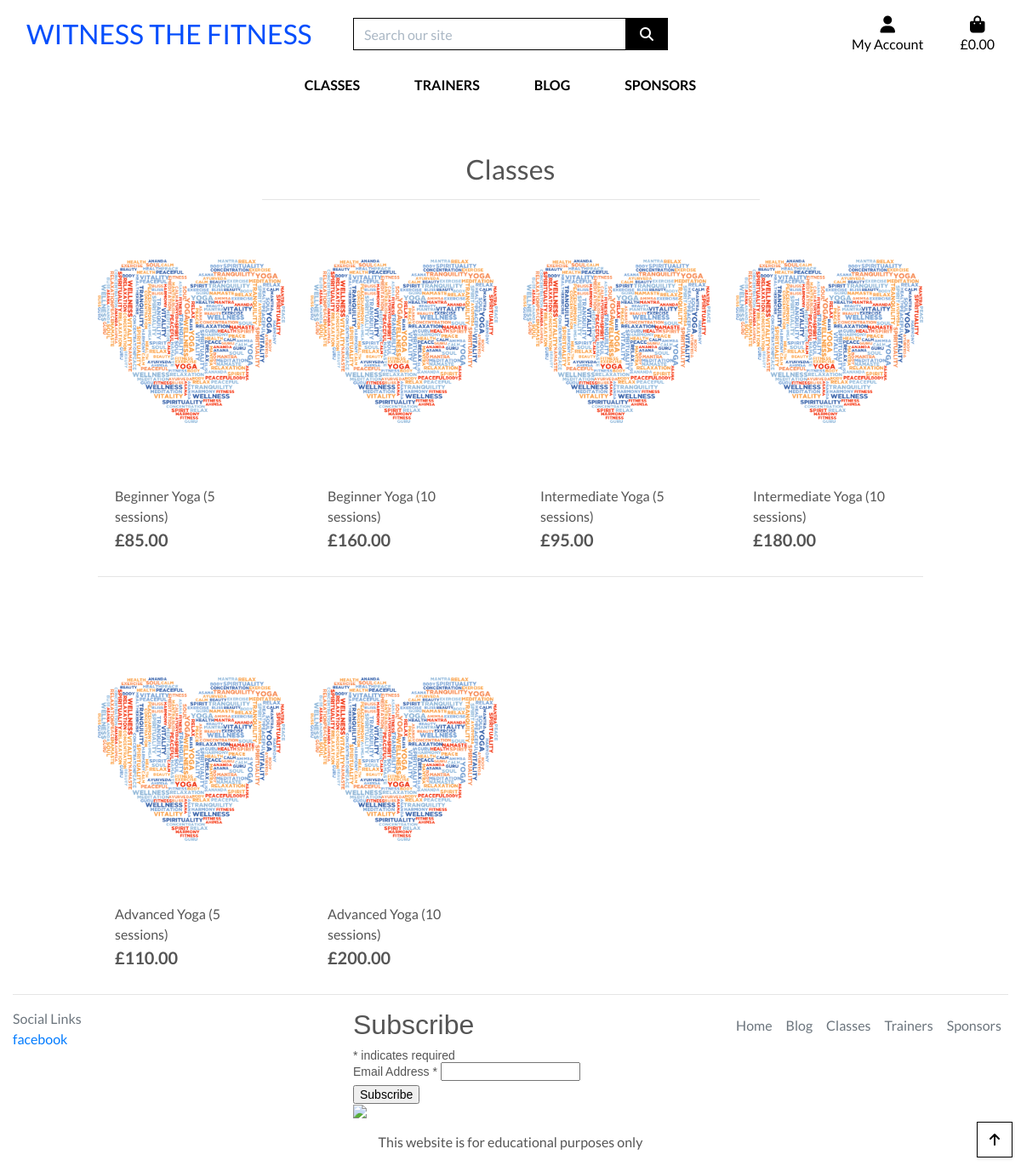
/classes/, run on the app's committed database.
### sports/models.py (models this page shows, shortened)
class Sports(models.Model):
    trainer_id = models.ForeignKey(Trainers, on_delete=models.CASCADE)
    sport_type = models.CharField(max_length=100, null=False, blank=False)
    sport_category = models.CharField(max_length=100, null=False, blank=False)
    sport_description = models.TextField(blank=True)
    sport_cost = models.DecimalField(max_digits=6, decimal_places=2,
                                     null=False, blank=False)
    sport_location = models.CharField(max_length=100, null=False, blank=False)
    sport_image = models.ImageField(null=True, blank=True)
    class Meta:
        verbose_name_plural = 'Sports'

### sports/views.py (the view, shortened to what this page needs)
# urls.py: path('', views.all_sports, name='sports'),
def all_sports(request):
    sports = Sports.objects.all()
    query = None
    context = {
        'sports': sports,
        'search_term': query,
    }
    return render(request, 'sports/sports.html/', context)

### bag/contexts.py (called while the page is built, shortened)
def bag_contents(request):
    bag_items = []
    total = 0
    product_count = 0
    bag = request.session.get('bag', {})
    context = {
        'bag_items': bag_items,
        'total': total,
        'product_count': product_count,
    }
    return context

### sports/templates/sports/sports.html (shortened to what this page needs)
{% extends "base.html" %}
{% load static %}
{% block page_header %}
    <div class="container header-container">
    </div>
{% endblock %}
{% block content %}
    <div class="overlay"></div>
    <div class="container-fluid">
        <div class="row">
            <div class="col text-center mt-3">
                <h2 class=>Classes</h2>
                <hr class="w-50 mb-1">
            </div>
        </div>
        <div class="row">
            <div class="classes-container col-10 offset-1">
                <div class="row">
                    {% if sports %}
                    {% for sport in sports %}
                        <div class="col-sm-6 col-md-6 col-lg-4 col-xl-3">
                            <div class="card h-100 border-0">
                                {% if sport.sport_image %}
                                    <a href="{% url 'sport_detail' sport.id %}">
                                        <img class="card-img-top img-fluid" src="{{ sport.sport_image.url }}" alt="{{ sport.sport_category }}">
                                    </a>
                                {% else %}
                                    <a href="{% url 'sport_detail' sport.id %}">
                                        <img class="card-img-top"
                                            src="{{ MEDIA_URL }}noimage.png" alt="{{ sport.sport_category }}">
                                    </a>
                                {% endif %}
                                <div class="card-body pb-0">
                                    <p class="mb-0">{{ sport.sport_category }}</p>
                                </div>
                                <div class="card-footer bg-white pt-0 border-0 text-left">
                                    <div class="row">
                                        <div class="col">
                                            <p class="lead mb-0 text-left font-weight-bold">£{{ sport.sport_cost }}</p>
                                        </div>
                                    </div>
                                </div>
                            </div>
                        </div>
                        {% if forloop.counter|divisibleby:4 %}
                            <div class="col-12 d-none d-xl-block mb-5">
                                <hr>
                            </div>
                        {% endif %}
                    {% endfor %}
                    {% else %}
                    <h2>No result found</h2>
                    {% endif %}
                </div>
            </div>
        </div>
    </div>
    <div class="btt-button shadow-sm rounded-0 border border-black">
        <a class="btt-link d-flex h-100">
            <i class="fas fa-arrow-up text-black mx-auto my-auto"></i>
        </a>
    </div>
{% endblock %}

### static/css/base.css (style rules this page uses)
html { height: 100%; }
body { background: url('/media/homepage_background.jpg') no-repeat center center fixed; background-size: cover; height: calc(100vh - 164px); color: #555; font-family: 'Lato'; }
.text-black { color: #000 !important; }
.border-black { border: 1px solid black !important; }
.overlay { height: 100%; width: 100%; top: 0; left: 0; position: fixed; background: white; z-index: -1; }
.btt-button { height: 42px; width: 42px; position: fixed; bottom: 10px; right: 10px; }
.btt-link, .update-link, .remove-item { cursor: pointer; }
.card { border: none; background-color: transparent; }
.card-img-top { width: 100%; height: 25vw; object-fit: scale-down; }
@media (min-width: 1200px) { .container { max-width: 80%; } }
@media (min-width: 992px) { .header-container { padding-top: 164px; } }

### data on the page
Sports: sport_image (picture), sport_category "Beginner Yoga (5 sessions)", sport_cost "85.00"
Sports: sport_image (picture), sport_category "Beginner Yoga (10 sessions)", sport_cost "160.00"
Sports: sport_image (picture), sport_category "Intermediate Yoga (5 sessions)", sport_cost "95.00"
Sports: sport_image (picture), sport_category "Intermediate Yoga (10 sessions)", sport_cost "180.00"
Sports: sport_image (picture), sport_category "Advanced Yoga (5 sessions)", sport_cost "110.00"
Sports: sport_image (picture), sport_category "Advanced Yoga (10 sessions)", sport_cost "200.00"
